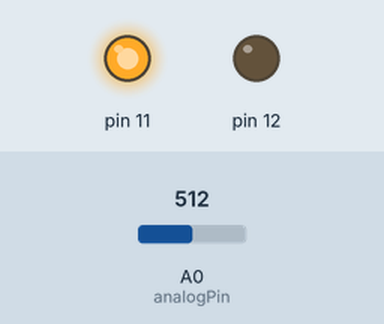
This sketch was run on a simulated Arduino Uno, built with avr-gcc and run on an emulated ATmega328P. On the bench: output pins drawn as LEDs (lit = HIGH). The inputs (shaded band) are chosen by the test bench; at power-on: A0 (analogPin) = 512.

Above: at 1.91 s.
2.9 s: A0 (analogPin) set to 122
At 3.18 s:
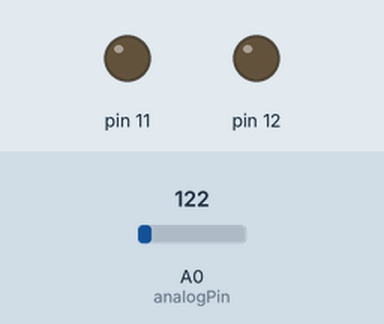
6.4 s: A0 (analogPin) set to 0
At 7.53 s:
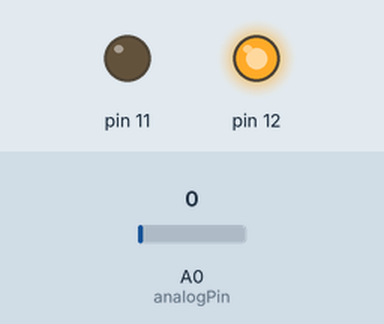
9.9 s: A0 (analogPin) set to 511
Timing chart, 0 to 19.4 s (numbered marks = the images above; inputs shaded):
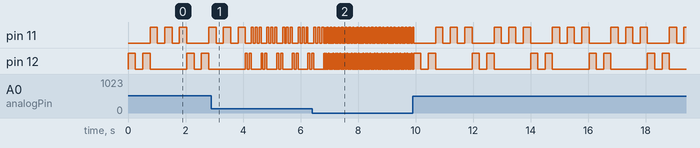

Measured:
- by itself, pin 12: repeats every 2.0 s: LOW 0.25 s, HIGH 0.25 s, LOW 1.3 s, HIGH 0.25 s

The sketch:

sirenLighting.ino
```cpp
// SIREN LIGHTS

const int analogPin = A0;    //Pin Connected to the potentiometer
int sensorValue = 0;    //Value read from the potentiometer
int timer = 0;    //Delay

void setup()
{
  pinMode(12, OUTPUT);
  pinMode(11, OUTPUT);
}

void loop()
{
  sensorValue = analogRead(analogPin);    //Read potentiometer value

  timer = map(sensorValue, 0,1023, 10, 500); //Delay 10 to 500 ms
  digitalWrite(12, HIGH);   //LED turns on
  delay(timer);
  digitalWrite(12, LOW);    //LED turns off
  delay(timer);
  digitalWrite(12, HIGH);
  delay(timer);
  digitalWrite(12, LOW);
  digitalWrite(11, HIGH);
  delay(timer);
  digitalWrite(11, LOW);
  delay(timer);
  digitalWrite(11, HIGH);
  delay(timer);
  digitalWrite(11, LOW);
  delay(timer);
  digitalWrite(11, HIGH);
  delay(timer);
  digitalWrite(11, LOW);
}
```
